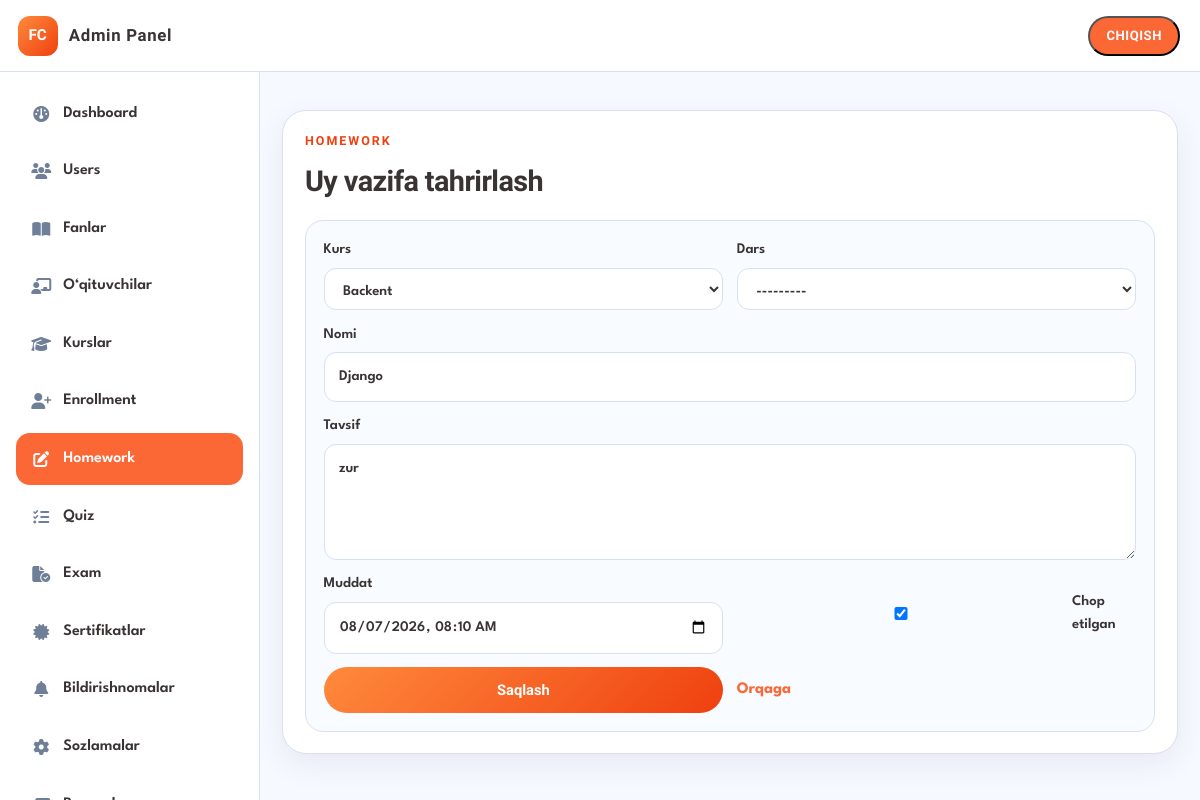
/portal/admin/homeworks/1/edit/ (signed in), run on the app's committed database.
### learning/models.py (models this page shows, shortened)
class Homework(models.Model):
    lesson = models.ForeignKey(
        Lesson,
        on_delete=models.CASCADE,
        related_name="homeworks",
        null=True,
        blank=True,
    )
    course = models.ForeignKey(Course, on_delete=models.CASCADE, related_name="homeworks")
    title = models.CharField(max_length=150)
    description = models.TextField(blank=True)
    due_date = models.DateTimeField(blank=True, null=True)
    is_published = models.BooleanField(default=True)
    created_at = models.DateTimeField(auto_now_add=True)
    class Meta:
        ordering = ["-created_at"]
        verbose_name = "Uy vazifa"
        verbose_name_plural = "Uy vazifalar"

### portal/assessments_admin.py (the view)
@admin_required
@require_http_methods(["GET", "POST"])
def admin_homework_edit(request, pk):
    obj = get_object_or_404(Homework, pk=pk)
    form = HomeworkForm(request.POST or None, instance=obj)
    if request.method == "POST" and form.is_valid():
        form.save()
        messages.success(request, "Uy vazifa yangilandi.")
        return redirect("portal:admin_homeworks")
    return _render(
        request,
        "portal/admin/homework_form.html",
        {"form": form, "title": "Uy vazifa tahrirlash", "obj": obj},
    )

### learning/forms.py
class HomeworkForm(forms.ModelForm):
    class Meta:
        model = Homework
        fields = [
            "course",
            "lesson",
            "title",
            "description",
            "due_date",
            "is_published",
        ]
        widgets = {
            "description": forms.Textarea(attrs={"rows": 4}),
            "due_date": forms.DateTimeInput(
                format="%Y-%m-%dT%H:%M",
                attrs={"type": "datetime-local"},
            ),
        }
    def __init__(self, *args, **kwargs):
        super().__init__(*args, **kwargs)
        self.fields["course"].queryset = Course.objects.all().order_by("title")
        self.fields["lesson"].queryset = Lesson.objects.select_related(
            "module__course"
        ).order_by("module__course__title", "sort_order")
        self.fields["lesson"].required = False
        self.fields["lesson"].label = "Dars (ixtiyoriy)"
        self.fields["due_date"].required = False
        self.fields["due_date"].input_formats = [
            "%Y-%m-%dT%H:%M",
            "%Y-%m-%d %H:%M:%S",
            "%Y-%m-%d %H:%M",
        ]

### accounts/models.py (called while the page is built)
    @property
    def is_admin(self):
        return self.role == Role.ADMIN or self.user.is_superuser

    @property
    def is_student(self):
        return self.role == Role.STUDENT and not self.user.is_superuser

### accounts/permissions.py (called while the page is built)
def get_profile(user) -> Profile:
    profile, _ = Profile.objects.get_or_create(
        user=user,
        defaults={
            "role": Role.ADMIN if user.is_superuser else Role.STUDENT,
            "full_name": user.get_full_name() or user.username,
            "is_email_verified": user.is_superuser,
            "must_change_password": not user.is_superuser,
        },
    )
    return profile

def _password_gate(request, profile):
    if profile.must_change_password:
        return redirect("accounts:force_password_change")
    return None

def admin_required(view_func):
    @login_required
    @wraps(view_func)
    def _wrapped(request, *args, **kwargs):
        profile = get_profile(request.user)
        request.profile = profile
        blocked = _password_gate(request, profile)
        if blocked:
            return blocked
        if profile.is_admin:
            return view_func(request, *args, **kwargs)
        messages.error(request, "Faqat administrator kira oladi.")
        return redirect(role_home_url_name(request.user))
    return _wrapped

### learning/models.py (called while the page is built)
    def __str__(self):
        return self.title

### templates/portal/admin/homework_form.html (shortened to what this page needs)
{% extends "portal/admin/admin_base.html" %}
{% block content %}
<section class="panel">
  <div class="panel-head"><div><p class="eyebrow">Homework</p><h2>{{ title }}</h2></div></div>
  <form method="post" class="contact-form grid-form">
    <label>Kurs {{ form.course }}{% if form.course.errors %}<span class="field-error">{{ form.course.errors.0 }}</span>{% endif %}</label>
    <label>Dars {{ form.lesson }}</label>
    <label class="full">Nomi {{ form.title }}{% if form.title.errors %}<span class="field-error">{{ form.title.errors.0 }}</span>{% endif %}</label>
    <label class="full">Tavsif {{ form.description }}</label>
    <label>Muddat {{ form.due_date }}</label>
    <label class="check-inline">{{ form.is_published }} Chop etilgan</label>
    <button class="btn btn-primary" type="submit">Saqlash</button>
    <a class="text-link" href="{% url 'portal:admin_homeworks' %}">Orqaga</a>
  </form>
</section>
{% endblock %}

### static/css/styles.css (style rules this page uses)
:root { --bg: #f6f9ff; --white: #ffffff; --main-dark: #393333; --muted: #7b879c; --stroke: #d7e1f3; --icon-light: #e6edfb; --accent: #fc6736; --accent-deep: #ef400f; --blue: #009bf5; --blue-2: #3b82f6; --blue-soft: #60a5fa; --green: #00cc81; --cyan: #00bcd3; --gold: #fdc61d; --sidebar: 260px; --topbar: 72px; --radius: 20px; --shadow: 0 10px 30px rgba(57, 51, 51, 0.08); --font: "League Spartan", system-ui, sans-serif; --font-display: "Oxanium", system-ui, sans-serif; }
*, *::before, *::after { box-sizing: border-box; }
html { scroll-behavior: smooth; }
body { margin: 0; font-family: var(--font); color: var(--main-dark); background: var(--bg); line-height: 1.5; }
a { color: inherit; text-decoration: none; }
h1, h2, h3, .brand-text, .eyebrow { font-family: var(--font-display); margin: 0; letter-spacing: -0.02em; }
p { margin: 0; }
.eyebrow { font-size: 0.78rem; font-weight: 700; letter-spacing: 0.16em; text-transform: uppercase; margin-bottom: 0.55rem; opacity: 0.9; }
.panel .eyebrow, .growth-panel .eyebrow, .streak-panel .eyebrow, .contact-panel .eyebrow { color: var(--accent-deep); opacity: 1; }
.btn { display: inline-flex; align-items: center; justify-content: center; min-height: 46px; padding: 0.7rem 1.15rem; border-radius: 999px; border: 0; font-family: var(--font-display); font-weight: 700; font-size: 0.92rem; cursor: pointer; transition: transform 0.2s ease, filter 0.2s ease, background 0.2s ease; }
.btn-primary { background: linear-gradient(135deg, #ff8a3d, var(--accent-deep)); color: #fff; }
.panel { margin-top: 1.1rem; padding: 1.35rem; background: var(--white); border: 1px solid var(--stroke); border-radius: 24px; box-shadow: var(--shadow); }
.panel-head { display: flex; align-items: end; justify-content: space-between; gap: 1rem; margin-bottom: 1.1rem; }
.panel h2, .growth-panel h2, .streak-panel h2, .contact-panel h2 { font-size: clamp(1.35rem, 2.4vw, 1.8rem); font-weight: 800; }
.text-link { color: var(--accent); font-weight: 700; display: inline-flex; align-items: center; gap: 0.4rem; white-space: nowrap; }
.contact-form { display: grid; gap: 0.85rem; padding: 1.1rem; border-radius: 18px; background: #f8fbff; border: 1px solid var(--stroke); }
.contact-form label { display: grid; gap: 0.4rem; font-size: 0.92rem; font-weight: 600; }
.contact-form input, .contact-form select, .contact-form textarea { width: 100%; border: 1.5px solid var(--stroke); border-radius: 12px; background: var(--white); padding: 0.8rem 0.9rem; font: inherit; color: var(--main-dark); outline: none; }
.contact-form .btn { width: 100%; }

### static/css/portal.css (style rules this page uses)
.portal-body { min-height: 100svh; }
.grid-form { grid-template-columns: repeat(2, minmax(0, 1fr)); }
.grid-form .full { grid-column: 1 / -1; }
.grid-form .check-inline { display: flex; align-items: center; gap: 0.5rem; }

### data on the page
Homework: course "Backent", lesson "---------", title "Django", description "zur", due_date "08/07/2026 08:10", is_published "☑"

### other printed values
{{ title }} "Uy vazifa tahrirlash"
